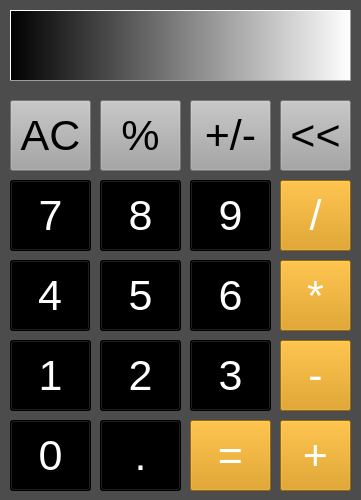
<?xml version="1.0" encoding="UTF-8"?>
<ui version="4.0">
 <class>MainWindow</class>
 <widget class="QMainWindow" name="MainWindow">
  <property name="geometry">
   <rect>
    <x>0</x>
    <y>0</y>
    <width>361</width>
    <height>500</height>
   </rect>
  </property>
  <property name="windowTitle">
   <string>Calculator</string>
  </property>
  <property name="styleSheet">
   <string notr="true">background-color: rgb(76, 76, 76);</string>
  </property>
  <widget class="QWidget" name="centralwidget">
   <widget class="QLabel" name="outputlabel">
    <property name="geometry">
     <rect>
      <x>10</x>
      <y>10</y>
      <width>341</width>
      <height>71</height>
     </rect>
    </property>
    <property name="font">
     <font>
      <pointsize>32</pointsize>
     </font>
    </property>
    <property name="styleSheet">
     <string notr="true">background-color: rgb(83, 83, 83);
background-color: qlineargradient(spread:pad, x1:0, y1:0, x2:1, y2:0, stop:0 rgba(0, 0, 0, 255), stop:1 rgba(255, 255, 255, 255));</string>
    </property>
    <property name="frameShape">
     <enum>QFrame::Panel</enum>
    </property>
    <property name="frameShadow">
     <enum>QFrame::Raised</enum>
    </property>
    <property name="text">
     <string/>
    </property>
    <property name="alignment">
     <set>Qt::AlignRight|Qt::AlignTrailing|Qt::AlignVCenter</set>
    </property>
    <property name="margin">
     <number>10</number>
    </property>
   </widget>
   <widget class="QPushButton" name="percentButton">
    <property name="geometry">
     <rect>
      <x>100</x>
      <y>100</y>
      <width>81</width>
      <height>71</height>
     </rect>
    </property>
    <property name="font">
     <font>
      <pointsize>32</pointsize>
     </font>
    </property>
    <property name="styleSheet">
     <string notr="true">background-color: rgb(165, 165, 165);</string>
    </property>
    <property name="text">
     <string>%</string>
    </property>
   </widget>
   <widget class="QPushButton" name="copyButton">
    <property name="geometry">
     <rect>
      <x>10</x>
      <y>100</y>
      <width>81</width>
      <height>71</height>
     </rect>
    </property>
    <property name="font">
     <font>
      <pointsize>32</pointsize>
     </font>
    </property>
    <property name="styleSheet">
     <string notr="true">background-color: rgb(165, 165, 165);
</string>
    </property>
    <property name="text">
     <string>AC</string>
    </property>
   </widget>
   <widget class="QPushButton" name="arrowButton">
    <property name="geometry">
     <rect>
      <x>280</x>
      <y>100</y>
      <width>71</width>
      <height>71</height>
     </rect>
    </property>
    <property name="font">
     <font>
      <pointsize>32</pointsize>
     </font>
    </property>
    <property name="styleSheet">
     <string notr="true">background-color: rgb(165, 165, 165);</string>
    </property>
    <property name="text">
     <string>&lt;&lt;</string>
    </property>
   </widget>
   <widget class="QPushButton" name="divideButton">
    <property name="geometry">
     <rect>
      <x>280</x>
      <y>180</y>
      <width>71</width>
      <height>71</height>
     </rect>
    </property>
    <property name="font">
     <font>
      <pointsize>32</pointsize>
     </font>
    </property>
    <property name="styleSheet">
     <string notr="true">color: rgb(255, 255, 255);
background-color: rgb(217, 145, 0);</string>
    </property>
    <property name="text">
     <string>/</string>
    </property>
   </widget>
   <widget class="QPushButton" name="sevenButton">
    <property name="geometry">
     <rect>
      <x>10</x>
      <y>180</y>
      <width>81</width>
      <height>71</height>
     </rect>
    </property>
    <property name="font">
     <font>
      <pointsize>32</pointsize>
     </font>
    </property>
    <property name="styleSheet">
     <string notr="true">background-color: rgb(0, 0, 0);
color: rgb(255, 255, 255);</string>
    </property>
    <property name="text">
     <string>7</string>
    </property>
   </widget>
   <widget class="QPushButton" name="multiplyButton">
    <property name="geometry">
     <rect>
      <x>280</x>
      <y>260</y>
      <width>71</width>
      <height>71</height>
     </rect>
    </property>
    <property name="font">
     <font>
      <pointsize>32</pointsize>
     </font>
    </property>
    <property name="styleSheet">
     <string notr="true">color: rgb(255, 255, 255);
background-color: rgb(217, 145, 0);</string>
    </property>
    <property name="text">
     <string>*</string>
    </property>
   </widget>
   <widget class="QPushButton" name="eightButton">
    <property name="geometry">
     <rect>
      <x>100</x>
      <y>180</y>
      <width>81</width>
      <height>71</height>
     </rect>
    </property>
    <property name="font">
     <font>
      <pointsize>32</pointsize>
     </font>
    </property>
    <property name="styleSheet">
     <string notr="true">background-color: rgb(0, 0, 0);
color: rgb(255, 255, 255);</string>
    </property>
    <property name="text">
     <string>8</string>
    </property>
   </widget>
   <widget class="QPushButton" name="nineButton">
    <property name="geometry">
     <rect>
      <x>190</x>
      <y>180</y>
      <width>81</width>
      <height>71</height>
     </rect>
    </property>
    <property name="font">
     <font>
      <pointsize>32</pointsize>
     </font>
    </property>
    <property name="styleSheet">
     <string notr="true">background-color: rgb(0, 0, 0);
color: rgb(255, 255, 255);</string>
    </property>
    <property name="text">
     <string>9</string>
    </property>
   </widget>
   <widget class="QPushButton" name="fourButton">
    <property name="geometry">
     <rect>
      <x>10</x>
      <y>260</y>
      <width>80</width>
      <height>71</height>
     </rect>
    </property>
    <property name="font">
     <font>
      <pointsize>32</pointsize>
     </font>
    </property>
    <property name="styleSheet">
     <string notr="true">background-color: rgb(0, 0, 0);
color: rgb(255, 255, 255);</string>
    </property>
    <property name="text">
     <string>4</string>
    </property>
   </widget>
   <widget class="QPushButton" name="oneButton">
    <property name="geometry">
     <rect>
      <x>10</x>
      <y>340</y>
      <width>81</width>
      <height>71</height>
     </rect>
    </property>
    <property name="font">
     <font>
      <pointsize>32</pointsize>
     </font>
    </property>
    <property name="styleSheet">
     <string notr="true">background-color: rgb(0, 0, 0);
color: rgb(255, 255, 255);</string>
    </property>
    <property name="text">
     <string>1</string>
    </property>
   </widget>
   <widget class="QPushButton" name="plusminusButton">
    <property name="geometry">
     <rect>
      <x>190</x>
      <y>100</y>
      <width>81</width>
      <height>71</height>
     </rect>
    </property>
    <property name="font">
     <font>
      <pointsize>32</pointsize>
     </font>
    </property>
    <property name="styleSheet">
     <string notr="true">background-color: rgb(165, 165, 165);</string>
    </property>
    <property name="text">
     <string>+/-</string>
    </property>
   </widget>
   <widget class="QPushButton" name="fivebutton">
    <property name="geometry">
     <rect>
      <x>100</x>
      <y>260</y>
      <width>81</width>
      <height>71</height>
     </rect>
    </property>
    <property name="font">
     <font>
      <pointsize>32</pointsize>
     </font>
    </property>
    <property name="styleSheet">
     <string notr="true">background-color: rgb(0, 0, 0);
color: rgb(255, 255, 255);</string>
    </property>
    <property name="text">
     <string>5</string>
    </property>
   </widget>
   <widget class="QPushButton" name="sixButton">
    <property name="geometry">
     <rect>
      <x>190</x>
      <y>260</y>
      <width>81</width>
      <height>71</height>
     </rect>
    </property>
    <property name="font">
     <font>
      <pointsize>32</pointsize>
     </font>
    </property>
    <property name="styleSheet">
     <string notr="true">background-color: rgb(0, 0, 0);
color: rgb(255, 255, 255);</string>
    </property>
    <property name="text">
     <string>6</string>
    </property>
   </widget>
   <widget class="QPushButton" name="minusButton">
    <property name="geometry">
     <rect>
      <x>280</x>
      <y>340</y>
      <width>71</width>
      <height>71</height>
     </rect>
    </property>
    <property name="font">
     <font>
      <pointsize>32</pointsize>
     </font>
    </property>
    <property name="styleSheet">
     <string notr="true">color: rgb(255, 255, 255);
background-color: rgb(217, 145, 0);</string>
    </property>
    <property name="text">
     <string>-</string>
    </property>
   </widget>
   <widget class="QPushButton" name="twoButton">
    <property name="geometry">
     <rect>
      <x>100</x>
      <y>340</y>
      <width>81</width>
      <height>71</height>
     </rect>
    </property>
    <property name="font">
     <font>
      <pointsize>32</pointsize>
     </font>
    </property>
    <property name="styleSheet">
     <string notr="true">background-color: rgb(0, 0, 0);
color: rgb(255, 255, 255);</string>
    </property>
    <property name="text">
     <string>2</string>
    </property>
   </widget>
   <widget class="QPushButton" name="threeButton">
    <property name="geometry">
     <rect>
      <x>190</x>
      <y>340</y>
      <width>81</width>
      <height>71</height>
     </rect>
    </property>
    <property name="font">
     <font>
      <pointsize>32</pointsize>
     </font>
    </property>
    <property name="styleSheet">
     <string notr="true">background-color: rgb(0, 0, 0);
color: rgb(255, 255, 255);</string>
    </property>
    <property name="text">
     <string>3</string>
    </property>
   </widget>
   <widget class="QPushButton" name="addButton">
    <property name="geometry">
     <rect>
      <x>280</x>
      <y>420</y>
      <width>71</width>
      <height>71</height>
     </rect>
    </property>
    <property name="font">
     <font>
      <pointsize>32</pointsize>
     </font>
    </property>
    <property name="styleSheet">
     <string notr="true">color: rgb(255, 255, 255);
background-color: rgb(217, 145, 0);</string>
    </property>
    <property name="text">
     <string>+</string>
    </property>
   </widget>
   <widget class="QPushButton" name="zeroButton">
    <property name="geometry">
     <rect>
      <x>10</x>
      <y>420</y>
      <width>81</width>
      <height>71</height>
     </rect>
    </property>
    <property name="font">
     <font>
      <pointsize>32</pointsize>
     </font>
    </property>
    <property name="styleSheet">
     <string notr="true">background-color: rgb(0, 0, 0);
color: rgb(255, 255, 255);</string>
    </property>
    <property name="text">
     <string>0</string>
    </property>
   </widget>
   <widget class="QPushButton" name="decimalButton">
    <property name="geometry">
     <rect>
      <x>100</x>
      <y>420</y>
      <width>81</width>
      <height>71</height>
     </rect>
    </property>
    <property name="font">
     <font>
      <pointsize>32</pointsize>
     </font>
    </property>
    <property name="styleSheet">
     <string notr="true">background-color: rgb(0, 0, 0);
color: rgb(255, 255, 255);</string>
    </property>
    <property name="text">
     <string>.</string>
    </property>
   </widget>
   <widget class="QPushButton" name="equalButton">
    <property name="geometry">
     <rect>
      <x>190</x>
      <y>420</y>
      <width>81</width>
      <height>71</height>
     </rect>
    </property>
    <property name="font">
     <font>
      <pointsize>32</pointsize>
     </font>
    </property>
    <property name="styleSheet">
     <string notr="true">color: rgb(255, 255, 255);
background-color: rgb(217, 145, 0);</string>
    </property>
    <property name="text">
     <string>=</string>
    </property>
   </widget>
  </widget>
 </widget>
 <resources/>
 <connections/>
</ui>
